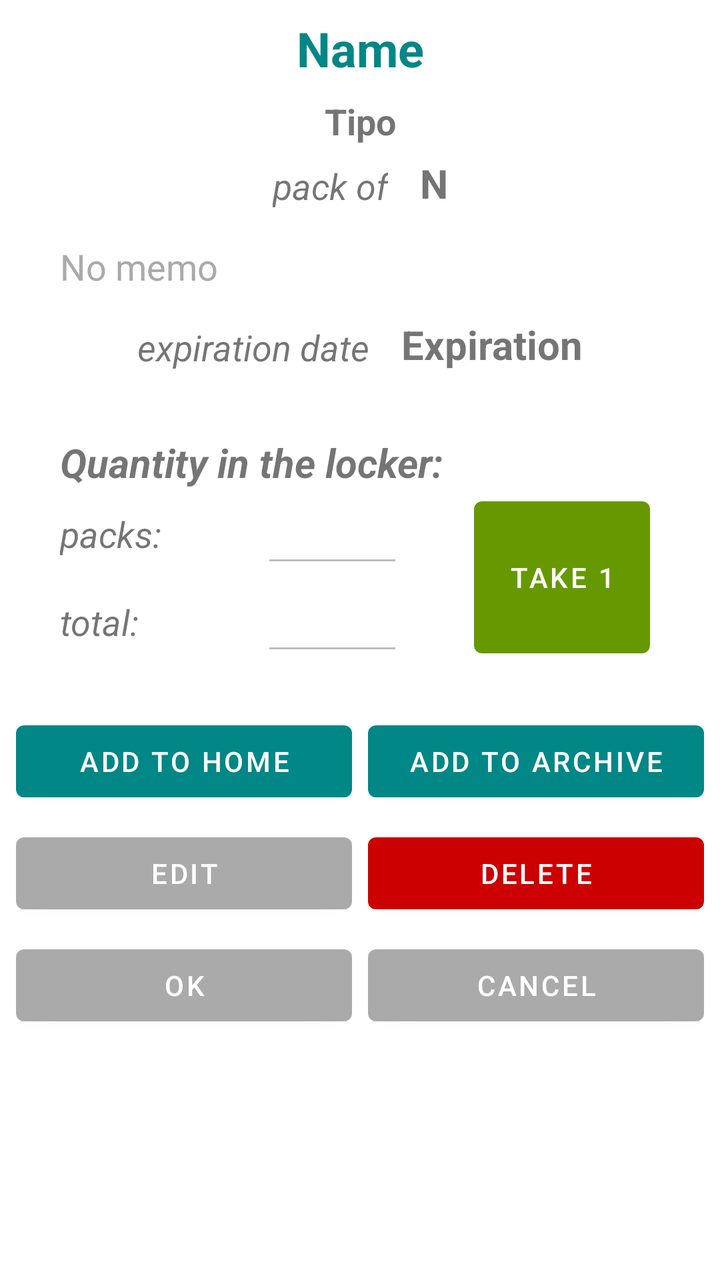
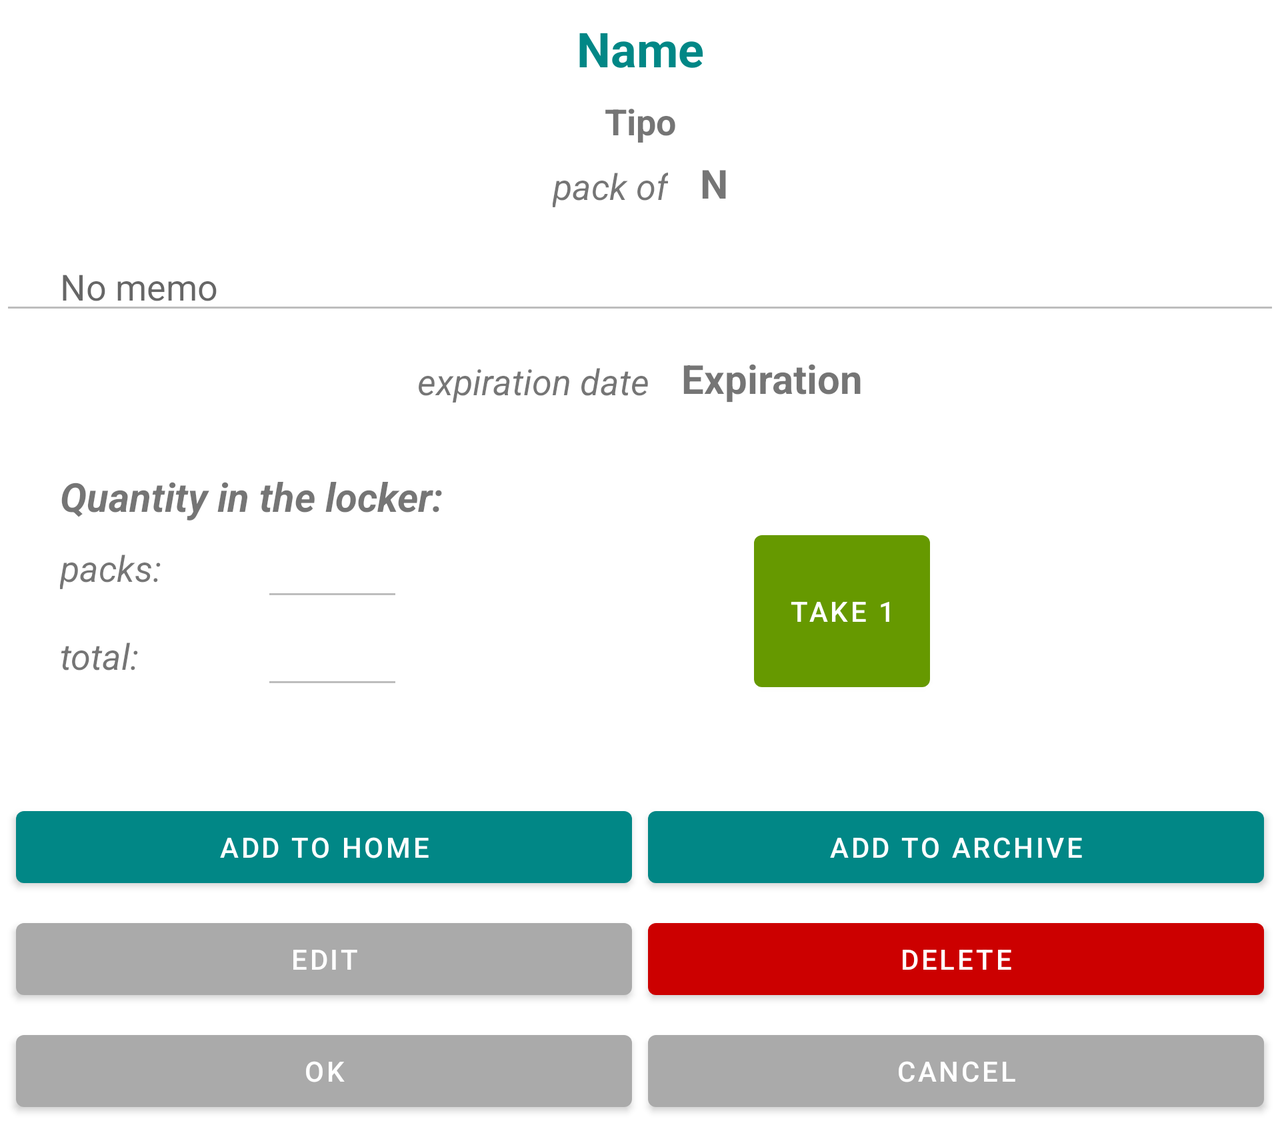

Two renders of one Android screen. The first uses the default layout on a phone; the second uses the alternative layout the repository ships for a different screen configuration, on a matching device. The two XML files are below.
<!-- AndroidManifest.xml: application theme Theme.Medicine -->
<!-- res/layout/fragment_scheda.xml -->
<?xml version="1.0" encoding="utf-8"?>
<ScrollView
    xmlns:android="http://schemas.android.com/apk/res/android"
    xmlns:app="http://schemas.android.com/apk/res-auto"
    xmlns:tools="http://schemas.android.com/tools"
    android:layout_width="match_parent"
    android:layout_height="match_parent"
    tools:context=".SchedaFragment">

    <androidx.constraintlayout.widget.ConstraintLayout
        android:layout_width="match_parent"
        android:layout_height="wrap_content">

        <TextView
            android:id="@+id/tv_scheda_nome"
            android:layout_width="0dp"
            android:layout_height="wrap_content"
            android:layout_marginTop="8dp"
            android:text="@string/nome"
            android:textAlignment="center"
            android:textAppearance="@style/TextAppearance.AppCompat.Large"
            android:textColor="@color/teal_700"
            android:textSize="24sp"
            android:textStyle="bold"
            app:layout_constraintEnd_toEndOf="parent"
            app:layout_constraintStart_toStartOf="parent"
            app:layout_constraintTop_toTopOf="parent" />

        <TextView
            android:id="@+id/tv_scheda_tipo"
            android:layout_width="wrap_content"
            android:layout_height="wrap_content"
            android:layout_marginTop="8dp"
            android:text="@string/tipo"
            android:textSize="18sp"
            android:textStyle="bold"
            app:layout_constraintEnd_toEndOf="parent"
            app:layout_constraintStart_toStartOf="parent"
            app:layout_constraintTop_toBottomOf="@+id/tv_scheda_nome" />

        <TextView
            android:id="@+id/tv_scatola_da"
            android:layout_width="wrap_content"
            android:layout_height="wrap_content"
            android:layout_marginTop="8dp"
            android:layout_marginEnd="8dp"
            android:text="@string/confezione_da"
            android:textSize="18sp"
            android:textStyle="italic"
            app:layout_constraintEnd_toStartOf="@+id/tv_scheda_quantita"
            app:layout_constraintHorizontal_bias="0.5"
            app:layout_constraintHorizontal_chainStyle="packed"
            app:layout_constraintStart_toStartOf="parent"
            app:layout_constraintTop_toBottomOf="@+id/tv_scheda_tipo" />

        <TextView
            android:id="@+id/tv_scheda_quantita"
            android:layout_width="wrap_content"
            android:layout_height="wrap_content"
            android:layout_marginStart="8dp"
            android:text="@string/n"
            android:textSize="20sp"
            android:textStyle="bold"
            app:layout_constraintBottom_toBottomOf="@+id/tv_scatola_da"
            app:layout_constraintEnd_toEndOf="parent"
            app:layout_constraintHorizontal_bias="0.5"
            app:layout_constraintStart_toEndOf="@+id/tv_scatola_da" />

        <EditText
            android:id="@+id/et_scheda_note"
            android:layout_width="0dp"
            android:layout_height="wrap_content"
            android:layout_marginTop="16dp"
            android:autofillHints=""
            android:hint="@string/nessuna_nota"
            android:inputType="textMultiLine"
            android:paddingStart="30dp"
            android:paddingEnd="30dp"
            android:scrollbars="vertical"
            android:textSize="18sp"
            android:visibility="gone"
            app:layout_constraintEnd_toEndOf="parent"
            app:layout_constraintStart_toStartOf="parent"
            app:layout_constraintTop_toBottomOf="@+id/tv_scheda_note" />

        <TextView
            android:id="@+id/tv_scheda_note"
            android:layout_width="0dp"
            android:layout_height="wrap_content"
            android:layout_marginTop="16dp"
            android:isScrollContainer="true"
            android:maxLines="4"
            android:paddingStart="30dp"
            android:paddingEnd="30dp"
            android:scrollbars="vertical"
            android:text="@string/nessuna_nota"
            android:textColor="@android:color/darker_gray"
            android:textSize="18sp"
            app:layout_constraintEnd_toEndOf="parent"
            app:layout_constraintStart_toStartOf="parent"
            app:layout_constraintTop_toBottomOf="@+id/tv_scatola_da" />

        <TextView
            android:id="@+id/textView14"
            android:layout_width="wrap_content"
            android:layout_height="wrap_content"
            android:layout_marginTop="16dp"
            android:layout_marginEnd="8dp"
            android:text="@string/scade_il"
            android:textSize="18sp"
            android:textStyle="italic"
            app:layout_constraintEnd_toStartOf="@+id/tv_scheda_scadenza"
            app:layout_constraintHorizontal_bias="0.5"
            app:layout_constraintHorizontal_chainStyle="packed"
            app:layout_constraintStart_toStartOf="parent"
            app:layout_constraintTop_toBottomOf="@+id/et_scheda_note" />

        <TextView
            android:id="@+id/tv_scheda_scadenza"
            android:layout_width="wrap_content"
            android:layout_height="wrap_content"
            android:layout_marginStart="8dp"
            android:text="@string/scadenza"
            android:textSize="20sp"
            android:textStyle="bold"
            app:layout_constraintBottom_toBottomOf="@+id/textView14"
            app:layout_constraintEnd_toEndOf="parent"
            app:layout_constraintHorizontal_bias="0.5"
            app:layout_constraintStart_toEndOf="@+id/textView14" />

        <TextView
            android:id="@+id/textView4"
            android:layout_width="wrap_content"
            android:layout_height="wrap_content"
            android:layout_marginStart="30dp"
            android:layout_marginTop="32dp"
            android:layout_marginEnd="30dp"
            android:text="@string/quantit_presenti_nell_armadietto"
            android:textSize="20sp"
            android:textStyle="bold|italic"
            app:layout_constraintEnd_toEndOf="parent"
            app:layout_constraintHorizontal_bias="0.0"
            app:layout_constraintStart_toStartOf="parent"
            app:layout_constraintTop_toBottomOf="@+id/textView14" />

        <TextView
            android:id="@+id/textView6"
            android:layout_width="wrap_content"
            android:layout_height="wrap_content"
            android:layout_marginStart="30dp"
            android:text="@string/confezioni"
            android:textSize="18sp"
            android:textStyle="italic"
            app:layout_constraintBottom_toBottomOf="@+id/et_scheda_confezioni"
            app:layout_constraintStart_toStartOf="parent"
            app:layout_constraintTop_toTopOf="@+id/et_scheda_confezioni" />

        <TextView
            android:id="@+id/tv_totale"
            android:layout_width="wrap_content"
            android:layout_height="wrap_content"
            android:layout_marginStart="30dp"
            android:text="@string/totale"
            android:textSize="18sp"
            android:textStyle="italic"
            app:layout_constraintBottom_toBottomOf="@+id/ed_scheda_totale"
            app:layout_constraintStart_toStartOf="parent"
            app:layout_constraintTop_toTopOf="@+id/ed_scheda_totale" />

        <EditText
            android:id="@+id/et_scheda_confezioni"
            android:layout_width="wrap_content"
            android:layout_height="wrap_content"
            android:layout_marginStart="50dp"
            android:autofillHints=""
            android:ems="3"
            android:enabled="false"
            android:inputType="number"
            android:textAlignment="center"
            android:textColor="@color/black"
            android:textSize="20sp"
            app:layout_constraintStart_toEndOf="@+id/textView6"
            app:layout_constraintTop_toBottomOf="@+id/textView4"
            tools:ignore="LabelFor" />

        <EditText
            android:id="@+id/ed_scheda_totale"
            android:layout_width="wrap_content"
            android:layout_height="wrap_content"
            android:autofillHints=""
            android:ems="3"
            android:enabled="false"
            android:inputType="number"
            android:textAlignment="center"
            android:textColor="@color/black"
            android:textSize="20sp"
            app:layout_constraintStart_toStartOf="@+id/et_scheda_confezioni"
            app:layout_constraintTop_toBottomOf="@+id/et_scheda_confezioni"
            tools:ignore="LabelFor" />

        <Button
            android:id="@+id/btn_add_home"
            android:layout_width="0dp"
            android:layout_height="wrap_content"
            android:layout_marginStart="8dp"
            android:layout_marginTop="24dp"
            android:layout_marginEnd="4dp"
            android:text="@string/add_to_home"
            app:layout_constraintEnd_toStartOf="@+id/btn_archivia"
            app:layout_constraintHorizontal_bias="0.5"
            app:layout_constraintStart_toStartOf="parent"
            app:layout_constraintTop_toBottomOf="@+id/ed_scheda_totale" />

        <Button
            android:id="@+id/btn_edit"
            android:layout_width="0dp"
            android:layout_height="wrap_content"
            android:layout_marginStart="8dp"
            android:layout_marginTop="8dp"
            android:text="@string/modifica"
            app:backgroundTint="@android:color/darker_gray"
            app:layout_constraintEnd_toStartOf="@+id/btn_delete"
            app:layout_constraintHorizontal_bias="0.5"
            app:layout_constraintStart_toStartOf="parent"
            app:layout_constraintTop_toBottomOf="@+id/btn_add_home" />

        <Button
            android:id="@+id/btn_delete"
            android:layout_width="0dp"
            android:layout_height="wrap_content"
            android:layout_marginStart="8dp"
            android:layout_marginEnd="8dp"
            android:text="@string/cancella"
            app:backgroundTint="@android:color/holo_red_dark"
            app:layout_constraintBottom_toBottomOf="@+id/btn_edit"
            app:layout_constraintEnd_toEndOf="parent"
            app:layout_constraintHorizontal_bias="0.5"
            app:layout_constraintStart_toEndOf="@+id/btn_edit" />

        <Button
            android:id="@+id/btn_prendi"
            android:layout_width="wrap_content"
            android:layout_height="0dp"
            android:text="@string/prendi_1"
            app:backgroundTint="@android:color/holo_green_dark"
            app:layout_constraintBottom_toBottomOf="@+id/ed_scheda_totale"
            app:layout_constraintEnd_toEndOf="parent"
            app:layout_constraintStart_toEndOf="@+id/et_scheda_confezioni"
            app:layout_constraintTop_toTopOf="@+id/et_scheda_confezioni" />

        <Button
            android:id="@+id/btn_archivia"
            android:layout_width="0dp"
            android:layout_height="0dp"
            android:layout_marginStart="4dp"
            android:layout_marginEnd="8dp"
            android:text="@string/archivia"
            app:layout_constraintBottom_toBottomOf="@+id/btn_add_home"
            app:layout_constraintEnd_toEndOf="parent"
            app:layout_constraintHorizontal_bias="0.5"
            app:layout_constraintStart_toEndOf="@+id/btn_add_home"
            app:layout_constraintTop_toTopOf="@+id/btn_add_home" />

        <Button
            android:id="@+id/btn_scheda_ok"
            android:layout_width="0dp"
            android:layout_height="wrap_content"
            android:layout_marginStart="8dp"
            android:layout_marginTop="8dp"
            android:layout_marginEnd="4dp"
            android:text="@string/ok"
            android:visibility="gone"
            app:backgroundTint="@android:color/darker_gray"
            app:layout_constraintEnd_toStartOf="@+id/btn_scheda_annulla"
            app:layout_constraintHorizontal_bias="0.5"
            app:layout_constraintStart_toStartOf="parent"
            app:layout_constraintTop_toBottomOf="@+id/btn_edit"
            tools:visibility="visible" />

        <Button
            android:id="@+id/btn_scheda_annulla"
            android:layout_width="0dp"
            android:layout_height="wrap_content"
            android:layout_marginStart="4dp"
            android:layout_marginEnd="8dp"
            android:text="@string/annulla"
            android:visibility="gone"
            app:backgroundTint="@android:color/darker_gray"
            app:layout_constraintBottom_toBottomOf="@+id/btn_scheda_ok"
            app:layout_constraintEnd_toEndOf="parent"
            app:layout_constraintHorizontal_bias="0.5"
            app:layout_constraintStart_toEndOf="@+id/btn_scheda_ok"
            tools:visibility="visible" />

    </androidx.constraintlayout.widget.ConstraintLayout>
</ScrollView>
<!-- resources referenced by this layout -->
<resources>
  <string name="add_to_home">ADD TO HOME</string>
  <string name="annulla">Cancel</string>
  <string name="archivia">ADD TO ARCHIVE</string>
  <string name="cancella">DELETE</string>
  <string name="confezione_da">pack of</string>
  <string name="confezioni">packs:</string>
  <string name="modifica">EDIT</string>
  <string name="n" translatable="false">N</string>
  <string name="nessuna_nota">No memo</string>
  <string name="nome">Name</string>
  <string name="ok" translatable="false">OK</string>
  <string name="prendi_1">TAKE 1</string>
  <string name="quantit_presenti_nell_armadietto">Quantity in the locker:</string>
  <string name="scade_il">expiration date</string>
  <string name="scadenza">Expiration</string>
  <string name="tipo" translatable="false">Tipo</string>
  <string name="totale">total:</string>
  <style name="Theme.Medicine" parent="Theme.MaterialComponents.DayNight.NoActionBar">
          
          <item name="colorPrimary">@color/teal_700</item>
          <item name="colorPrimaryVariant">@color/teal_700</item>
          <item name="colorOnPrimary">@color/white</item>
          
          <item name="colorSecondary">@color/teal_200</item>
          <item name="colorSecondaryVariant">@color/teal_700</item>
          <item name="colorOnSecondary">@color/black</item>
          
          <item name="android:statusBarColor" tools:targetApi="l">?attr/colorPrimaryVariant</item>
          
      </style>
</resources>
<!-- res/layout-land/fragment_scheda.xml (the repository's variant of the layout above) -->
<!-- drawn on the phone turned sideways -->
<?xml version="1.0" encoding="utf-8"?>
<ScrollView xmlns:android="http://schemas.android.com/apk/res/android"
    xmlns:app="http://schemas.android.com/apk/res-auto"
    xmlns:tools="http://schemas.android.com/tools"
    android:layout_width="match_parent"
    android:layout_height="wrap_content"
    tools:context=".SchedaFragment">

    <androidx.constraintlayout.widget.ConstraintLayout
        android:layout_width="match_parent"
        android:layout_height="wrap_content">

        <TextView
            android:id="@+id/tv_scheda_nome"
            android:layout_width="0dp"
            android:layout_height="wrap_content"
            android:layout_marginTop="8dp"
            android:text="@string/nome"
            android:textAlignment="center"
            android:textAppearance="@style/TextAppearance.AppCompat.Large"
            android:textColor="@color/teal_700"
            android:textSize="24sp"
            android:textStyle="bold"
            app:layout_constraintEnd_toEndOf="parent"
            app:layout_constraintStart_toStartOf="parent"
            app:layout_constraintTop_toTopOf="parent" />

        <TextView
            android:id="@+id/tv_scheda_tipo"
            android:layout_width="wrap_content"
            android:layout_height="wrap_content"
            android:layout_marginTop="8dp"
            android:text="@string/tipo"
            android:textSize="18sp"
            android:textStyle="bold"
            app:layout_constraintEnd_toEndOf="parent"
            app:layout_constraintStart_toStartOf="parent"
            app:layout_constraintTop_toBottomOf="@+id/tv_scheda_nome" />

        <TextView
            android:id="@+id/tv_scatola_da"
            android:layout_width="wrap_content"
            android:layout_height="wrap_content"
            android:layout_marginTop="8dp"
            android:layout_marginEnd="8dp"
            android:text="@string/confezione_da"
            android:textSize="18sp"
            android:textStyle="italic"
            app:layout_constraintEnd_toStartOf="@+id/tv_scheda_quantita"
            app:layout_constraintHorizontal_bias="0.5"
            app:layout_constraintHorizontal_chainStyle="packed"
            app:layout_constraintStart_toStartOf="parent"
            app:layout_constraintTop_toBottomOf="@+id/tv_scheda_tipo" />

        <TextView
            android:id="@+id/tv_scheda_quantita"
            android:layout_width="wrap_content"
            android:layout_height="wrap_content"
            android:layout_marginStart="8dp"
            android:text="@string/n"
            android:textSize="20sp"
            android:textStyle="bold"
            app:layout_constraintBottom_toBottomOf="@+id/tv_scatola_da"
            app:layout_constraintEnd_toEndOf="parent"
            app:layout_constraintHorizontal_bias="0.5"
            app:layout_constraintStart_toEndOf="@+id/tv_scatola_da" />

        <EditText
            android:id="@+id/et_scheda_note"
            android:layout_width="0dp"
            android:layout_height="wrap_content"
            android:layout_marginTop="16dp"
            android:autofillHints=""
            android:enabled="false"
            android:hint="@string/nessuna_nota"
            android:inputType="textMultiLine"
            android:isScrollContainer="true"
            android:maxLines="4"
            android:paddingStart="30dp"
            android:paddingEnd="30dp"
            android:textSize="18sp"
            android:visibility="visible"
            app:layout_constraintEnd_toEndOf="parent"
            app:layout_constraintStart_toStartOf="parent"
            app:layout_constraintTop_toBottomOf="@+id/tv_scheda_note" />

        <TextView
            android:id="@+id/tv_scheda_note"
            android:layout_width="0dp"
            android:layout_height="wrap_content"
            android:layout_marginTop="16dp"
            android:isScrollContainer="true"
            android:maxLines="4"
            android:paddingStart="30dp"
            android:paddingEnd="30dp"
            android:scrollbars="vertical"
            android:text="@string/nessuna_nota"
            android:textColor="@android:color/darker_gray"
            android:textSize="18sp"
            android:visibility="gone"
            app:layout_constraintEnd_toEndOf="parent"
            app:layout_constraintStart_toStartOf="parent"
            app:layout_constraintTop_toBottomOf="@+id/tv_scatola_da" />

        <TextView
            android:id="@+id/textView14"
            android:layout_width="wrap_content"
            android:layout_height="wrap_content"
            android:layout_marginTop="16dp"
            android:layout_marginEnd="8dp"
            android:text="@string/scade_il"
            android:textSize="18sp"
            android:textStyle="italic"
            app:layout_constraintEnd_toStartOf="@+id/tv_scheda_scadenza"
            app:layout_constraintHorizontal_bias="0.5"
            app:layout_constraintHorizontal_chainStyle="packed"
            app:layout_constraintStart_toStartOf="parent"
            app:layout_constraintTop_toBottomOf="@+id/et_scheda_note" />

        <TextView
            android:id="@+id/tv_scheda_scadenza"
            android:layout_width="wrap_content"
            android:layout_height="wrap_content"
            android:layout_marginStart="8dp"
            android:text="@string/scadenza"
            android:textSize="20sp"
            android:textStyle="bold"
            app:layout_constraintBottom_toBottomOf="@+id/textView14"
            app:layout_constraintEnd_toEndOf="parent"
            app:layout_constraintHorizontal_bias="0.5"
            app:layout_constraintStart_toEndOf="@+id/textView14" />

        <TextView
            android:id="@+id/textView4"
            android:layout_width="wrap_content"
            android:layout_height="wrap_content"
            android:layout_marginStart="30dp"
            android:layout_marginTop="32dp"
            android:layout_marginEnd="30dp"
            android:text="@string/quantit_presenti_nell_armadietto"
            android:textSize="20sp"
            android:textStyle="bold|italic"
            app:layout_constraintEnd_toEndOf="parent"
            app:layout_constraintHorizontal_bias="0.0"
            app:layout_constraintStart_toStartOf="parent"
            app:layout_constraintTop_toBottomOf="@+id/textView14" />

        <TextView
            android:id="@+id/textView6"
            android:layout_width="wrap_content"
            android:layout_height="wrap_content"
            android:layout_marginStart="30dp"
            android:text="@string/confezioni"
            android:textSize="18sp"
            android:textStyle="italic"
            app:layout_constraintBottom_toBottomOf="@+id/et_scheda_confezioni"
            app:layout_constraintStart_toStartOf="parent"
            app:layout_constraintTop_toTopOf="@+id/et_scheda_confezioni" />

        <TextView
            android:id="@+id/tv_totale"
            android:layout_width="wrap_content"
            android:layout_height="wrap_content"
            android:layout_marginStart="30dp"
            android:text="@string/totale"
            android:textSize="18sp"
            android:textStyle="italic"
            app:layout_constraintBottom_toBottomOf="@+id/ed_scheda_totale"
            app:layout_constraintStart_toStartOf="parent"
            app:layout_constraintTop_toTopOf="@+id/ed_scheda_totale" />

        <EditText
            android:id="@+id/et_scheda_confezioni"
            android:layout_width="wrap_content"
            android:layout_height="wrap_content"
            android:layout_marginStart="50dp"
            android:autofillHints=""
            android:ems="3"
            android:enabled="false"
            android:inputType="number"
            android:textAlignment="center"
            android:textColor="@color/black"
            android:textSize="20sp"
            app:layout_constraintStart_toEndOf="@+id/textView6"
            app:layout_constraintTop_toBottomOf="@+id/textView4"
            tools:ignore="LabelFor" />

        <EditText
            android:id="@+id/ed_scheda_totale"
            android:layout_width="wrap_content"
            android:layout_height="wrap_content"
            android:autofillHints=""
            android:ems="3"
            android:enabled="false"
            android:inputType="number"
            android:textAlignment="center"
            android:textColor="@color/black"
            android:textSize="20sp"
            app:layout_constraintStart_toStartOf="@+id/et_scheda_confezioni"
            app:layout_constraintTop_toBottomOf="@+id/et_scheda_confezioni"
            tools:ignore="LabelFor" />

        <Button
            android:id="@+id/btn_prendi"
            android:layout_width="wrap_content"
            android:layout_height="0dp"
            android:text="@string/prendi_1"
            app:backgroundTint="@android:color/holo_green_dark"
            app:layout_constraintBottom_toBottomOf="@+id/ed_scheda_totale"
            app:layout_constraintEnd_toEndOf="parent"
            app:layout_constraintStart_toEndOf="@+id/et_scheda_confezioni"
            app:layout_constraintTop_toTopOf="@+id/et_scheda_confezioni" />

        <Button
            android:id="@+id/btn_add_home"
            android:layout_width="0dp"
            android:layout_height="wrap_content"
            android:layout_marginStart="8dp"
            android:layout_marginTop="50dp"
            android:layout_marginEnd="4dp"
            android:text="@string/add_to_home"
            app:layout_constraintEnd_toStartOf="@+id/btn_archivia"
            app:layout_constraintHorizontal_bias="0.5"
            app:layout_constraintStart_toStartOf="parent"
            app:layout_constraintTop_toBottomOf="@+id/ed_scheda_totale" />

        <Button
            android:id="@+id/btn_edit"
            android:layout_width="0dp"
            android:layout_height="wrap_content"
            android:layout_marginStart="8dp"
            android:layout_marginTop="8dp"
            android:text="@string/modifica"
            app:backgroundTint="@android:color/darker_gray"
            app:layout_constraintEnd_toStartOf="@+id/btn_delete"
            app:layout_constraintHorizontal_bias="0.5"
            app:layout_constraintStart_toStartOf="parent"
            app:layout_constraintTop_toBottomOf="@+id/btn_add_home" />

        <Button
            android:id="@+id/btn_delete"
            android:layout_width="0dp"
            android:layout_height="wrap_content"
            android:layout_marginStart="8dp"
            android:layout_marginEnd="8dp"
            android:text="@string/cancella"
            app:backgroundTint="@android:color/holo_red_dark"
            app:layout_constraintBottom_toBottomOf="@+id/btn_edit"
            app:layout_constraintEnd_toEndOf="parent"
            app:layout_constraintHorizontal_bias="0.5"
            app:layout_constraintStart_toEndOf="@+id/btn_edit" />

        <Button
            android:id="@+id/btn_archivia"
            android:layout_width="0dp"
            android:layout_height="0dp"
            android:layout_marginStart="4dp"
            android:layout_marginEnd="8dp"
            android:text="@string/archivia"
            app:layout_constraintBottom_toBottomOf="@+id/btn_add_home"
            app:layout_constraintEnd_toEndOf="parent"
            app:layout_constraintHorizontal_bias="0.5"
            app:layout_constraintStart_toEndOf="@+id/btn_add_home"
            app:layout_constraintTop_toTopOf="@+id/btn_add_home" />

        <Button
            android:id="@+id/btn_scheda_ok"
            android:layout_width="0dp"
            android:layout_height="wrap_content"
            android:layout_marginStart="8dp"
            android:layout_marginTop="8dp"
            android:layout_marginEnd="4dp"
            android:layout_marginBottom="8dp"
            android:text="@string/ok"
            android:visibility="gone"
            app:backgroundTint="@android:color/darker_gray"
            app:layout_constraintBottom_toBottomOf="parent"
            app:layout_constraintEnd_toStartOf="@+id/btn_scheda_annulla"
            app:layout_constraintHorizontal_bias="0.5"
            app:layout_constraintStart_toStartOf="parent"
            app:layout_constraintTop_toBottomOf="@+id/btn_edit"
            tools:visibility="visible" />

        <Button
            android:id="@+id/btn_scheda_annulla"
            android:layout_width="0dp"
            android:layout_height="wrap_content"
            android:layout_marginStart="4dp"
            android:layout_marginEnd="8dp"
            android:text="@string/annulla"
            android:visibility="gone"
            app:backgroundTint="@android:color/darker_gray"
            app:layout_constraintBottom_toBottomOf="@+id/btn_scheda_ok"
            app:layout_constraintEnd_toEndOf="parent"
            app:layout_constraintHorizontal_bias="0.5"
            app:layout_constraintStart_toEndOf="@+id/btn_scheda_ok"
            tools:visibility="visible" />

    </androidx.constraintlayout.widget.ConstraintLayout>
</ScrollView>
